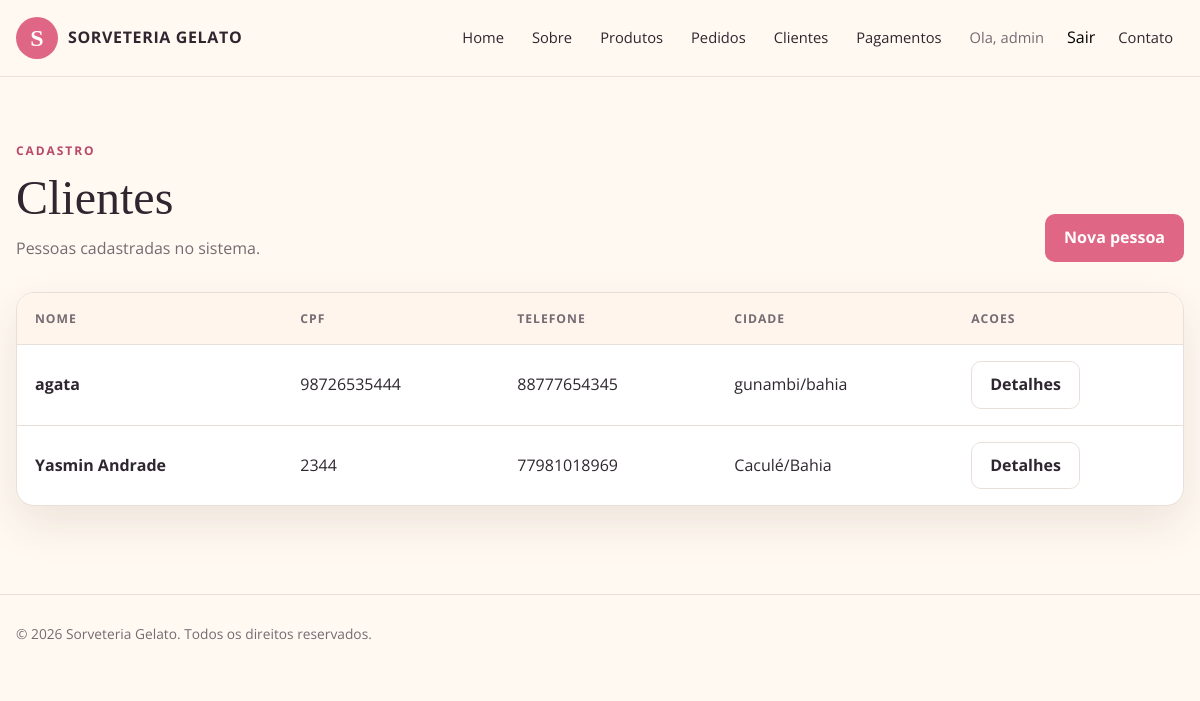
The page /pessoas/ (signed in) on the database as committed earlier.
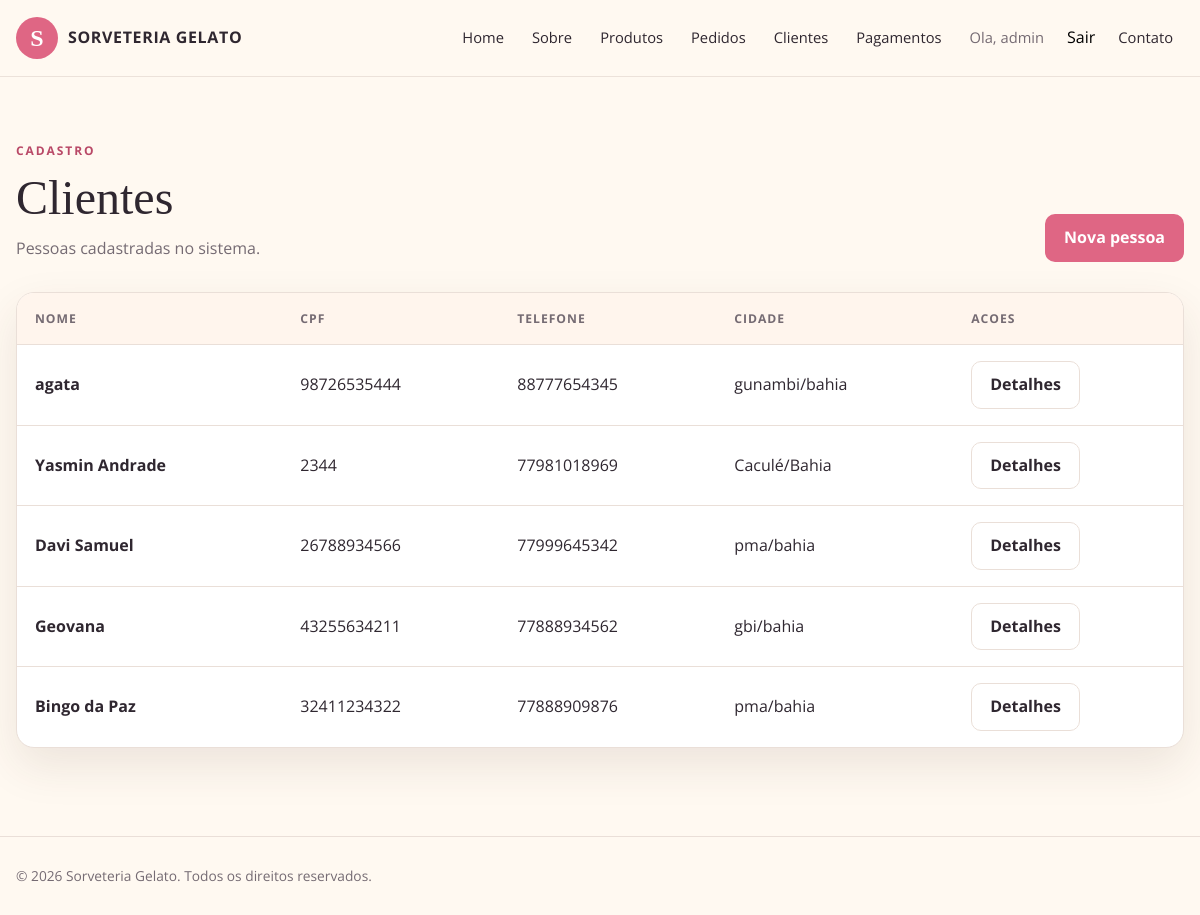
The same page on the database as committed later.
### pessoa/models.py (models this page shows, shortened)
class Pessoa(User):
    cpf = models.CharField(max_length=14, unique=True)
    nome = models.CharField(max_length=150)
    telefone = models.CharField(max_length=20)
    rua = models.CharField(max_length=150)
    bairro = models.CharField(max_length=100)
    numero = models.IntegerField()
    cep = models.CharField(max_length=10)
    estado = models.CharField(max_length=50)
    cidade = models.CharField(max_length=100)

### pessoa/views.py (the view)
@login_required
@permission_required('pessoa.view_pessoa', raise_exception=True)
def lista_pessoas(request):
    pessoas = Pessoa.objects.all()
    return render(request, 'pessoa/lista_pessoas.html', {
        'pessoas': pessoas
    })

### templates/pessoa/lista_pessoas.html (shortened to what this page needs)
{% extends 'base.html' %}
{% block content %}<main class="page-shell"><div class="container"><div class="page-heading"><div><span class="section-kicker">Cadastro</span><h1>Clientes</h1><p>Pessoas cadastradas no sistema.</p></div><a href="{% url 'criar_pessoa' %}" class="btn-app">Nova pessoa</a></div><section class="table-card"><table class="app-table"><thead><tr><th>Nome</th><th>CPF</th><th>Telefone</th><th>Cidade</th><th>Acoes</th></tr></thead><tbody>{% for pessoa in pessoas %}<tr><td data-label="Nome"><strong>{{ pessoa.nome }}</strong></td><td data-label="CPF">{{ pessoa.cpf }}</td><td data-label="Telefone">{{ pessoa.telefone }}</td><td data-label="Cidade">{{ pessoa.cidade }}/{{ pessoa.estado }}</td><td data-label="Acoes"><a href="{% url 'detalhe_pessoa' pessoa.pk %}" class="btn-app-secondary">Detalhes</a></td></tr>{% empty %}<tr><td colspan="5">Nenhuma pessoa cadastrada.</td></tr>{% endfor %}</tbody></table></section></div></main>{% endblock %}

### templates/base.html (shortened to what this page needs)
{% load static %}
<!DOCTYPE html>
<html lang="pt-br">
<head>
    <link rel="stylesheet" href="{% static 'css/app.css' %}">
</head>
<body class="site-body">
    <header class="site-header">
        <div class="container site-nav">
            <a class="brand" href="{% url 'home' %}">
                <span class="brand-mark">S</span>
                <span class="brand-name">SORVETERIA GELATO</span>
            </a>
            <nav id="site-navigation" class="nav-links" aria-label="Navegacao principal">
                <a href="{% url 'home' %}">Home</a>
                <a href="{% url 'about' %}">Sobre</a>
                <a href="{% url 'lista_produtos' %}">Produtos</a>
                {% if user.is_authenticated %}
                    {% if perms.pedidos.change_pedidos %}
                        <a href="{% url 'lista_pedidos' %}">Pedidos</a>
                    {% else %}
                        <a href="{% url 'criar_pedido' %}">Pedidos</a>
                    {% endif %}
                    {% if perms.pessoa.view_pessoa %}<a href="{% url 'lista_pessoas' %}">Clientes</a>{% endif %}
                    {% if perms.pagamentos.view_pagamento %}<a href="{% url 'lista_pagamentos' %}">Pagamentos</a>{% endif %}
                    <span class="nav-user">Ola, {{ user.username }}</span>
                    <form method="post" action="{% url 'logout' %}">
                        <button type="submit" class="nav-logout">Sair</button>
                    </form>
                {% else %}
                    <a href="{% url 'login' %}">Entrar</a>
                {% endif %}
                <a href="{% url 'contact' %}">Contato</a>
            </nav>
        </div>
    </header>
    {% block content %}
    {% endblock %}
    <footer class="site-footer">
        <div class="container">
            <p>© {% now "Y" %} Sorveteria Gelato. Todos os direitos reservados.</p>
        </div>
    </footer>
</body>
</html>

### static/css/app.css (style rules this page uses)
:root { --ink: #2f2730; --muted: #756b73; --cream: #fff9f1; --paper: #ffffff; --rose: #df6684; --rose-dark: #b94967; --peach: #f7c6a4; --mint: #d9efe5; --line: #eadfd8; --shadow: 0 18px 45px rgba(77, 45, 39, 0.1); --radius: 18px; --max-width: 1180px; }
*, *::before, *::after { box-sizing: border-box; }
html { min-width: 320px; scroll-behavior: smooth; }
body.site-body { margin: 0; color: var(--ink); background: var(--cream); font-family: "Open Sans", "Segoe UI", sans-serif; line-height: 1.6; }
a { color: var(--rose-dark); text-decoration: none; }
button, input, textarea, select { font: inherit; }
.container { width: min(100% - 32px, var(--max-width)); margin-inline: auto; }
.site-header { position: sticky; top: 0; z-index: 20; background: rgba(255, 249, 241, 0.94); border-bottom: 1px solid rgba(234, 223, 216, 0.9); backdrop-filter: blur(14px); }
.site-nav { min-height: 76px; display: flex; align-items: center; justify-content: space-between; gap: 24px; }
.brand { display: inline-flex; align-items: center; gap: 10px; color: var(--ink); font-weight: 700; }
.brand-mark { display: grid; place-items: center; width: 42px; height: 42px; border-radius: 50%; background: var(--rose); color: #fff; font-family: Georgia, serif; font-size: 24px; }
.brand-name { letter-spacing: .04em; }
.nav-links { display: flex; align-items: center; justify-content: flex-end; gap: 6px; list-style: none; margin: 0; padding: 0; }
.nav-links a, .nav-links .nav-user { display: inline-flex; align-items: center; min-height: 40px; padding: 7px 11px; border-radius: 9px; color: var(--ink); font-size: .92rem; }
.nav-links .nav-user { color: var(--muted); }
.nav-links form { margin: 0; }
.nav-links .nav-logout { border: 0; background: transparent; cursor: pointer; }
.page-shell { padding: 64px 0 88px; }
.eyebrow, .section-kicker { display: block; margin: 0 0 12px; color: var(--rose-dark); font-size: .75rem; font-weight: 700; letter-spacing: .16em; text-transform: uppercase; }
.btn-app, .btn-app-secondary { display: inline-flex; align-items: center; justify-content: center; min-height: 44px; padding: 10px 18px; border: 1px solid transparent; border-radius: 10px; font-weight: 700; cursor: pointer; }
.btn-app { background: var(--rose); color: #fff; }
.btn-app-secondary { background: #fff; border-color: var(--line); color: var(--ink); }
.section-heading h1, .section-heading h2, .page-heading h1 { margin: 0; font-family: Georgia, "Times New Roman", serif; font-weight: 400; font-size: clamp(2rem, 4vw, 3.5rem); line-height: 1.08; }
.section-heading p, .page-heading p { margin: 12px 0 0; color: var(--muted); }
.feature-card, .service-card, .content-card, .table-card, .form-card, .detail-card { background: var(--paper); border: 1px solid var(--line); border-radius: var(--radius); box-shadow: var(--shadow); }
.page-heading { display: flex; justify-content: space-between; align-items: end; gap: 24px; margin-bottom: 30px; }
.table-card { overflow: hidden; }
.app-table { width: 100%; border-collapse: collapse; }
.app-table th, .app-table td { padding: 16px 18px; border-bottom: 1px solid var(--line); text-align: left; vertical-align: middle; }
.app-table th { background: #fff5ed; color: var(--muted); font-size: .76rem; letter-spacing: .08em; text-transform: uppercase; }
.app-table tr:last-child td { border-bottom: 0; }
.site-footer { padding: 28px 0; border-top: 1px solid var(--line); color: var(--muted); font-size: .86rem; }
.site-footer p { margin: 0; }

Rows that differ between the two databases and show on the page:
added Pessoa: nome "Davi Samuel", cpf "26788934566", telefone "77999645342", cidade "pma", estado "bahia"
added Pessoa: nome "Geovana", cpf "43255634211", telefone "77888934562", cidade "gbi", estado "bahia"
added Pessoa: nome "Bingo da Paz", cpf "32411234322", telefone "77888909876", cidade "pma", estado "bahia"
